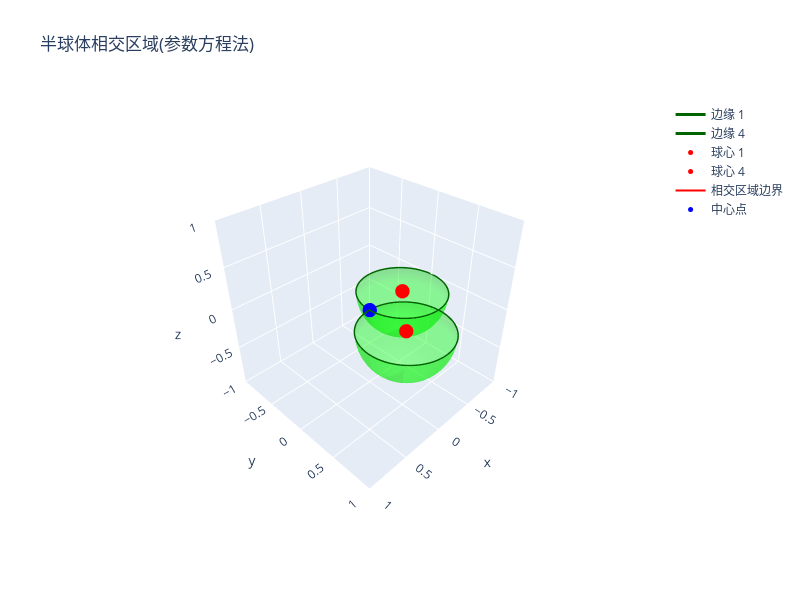

Notebook source saved alongside this figure:
### Code cell
import plotly.graph_objects as go
import numpy as np

# 参数设置
R = 0.5  # 球体半径
n = 12  # 半球体数量
transparency = 0.4  # 透明度


def n_points(N, R, theta_p=0):
    """生成正多边形顶点坐标"""
    return [
        [
            R * np.cos(i * 2 * np.pi / N + np.pi / 2 + theta_p),
            R * np.sin(i * 2 * np.pi / N + np.pi / 2 + theta_p),
        ]
        for i in range(N)
    ]


# 计算球心位置
centers = n_points(n, 0.5)  # 0.5是球心到原点的距离

# 计算内接圆半径
inner_radius = 2 * np.cos(np.pi / n)

# 生成参数方程的角度网格
theta = np.linspace(0, 2 * np.pi, 50)  # 方位角
phi = np.linspace(np.pi / 2, np.pi, 25)  # 极角(下半球)
theta_grid, phi_grid = np.meshgrid(theta, phi)

# 初始化列表
spheres = []
centers_plot = []
edges = []  # 存储边缘圆

for i in [0,3]:
    # 计算球心
    center = centers[i]

    # 使用参数方程直接生成半球体表面
    x = center[0] + R * np.sin(phi_grid) * np.cos(theta_grid)
    y = center[1] + R * np.sin(phi_grid) * np.sin(theta_grid)
    z = R * np.cos(phi_grid)

    # 计算到球心的距离（用于裁剪）
    r = np.sqrt((x - center[0]) ** 2 + (y - center[1]) ** 2)

    # 只保留在内接圆范围内的部分
    mask = r <= inner_radius

    # 创建半球体表面
    sphere = go.Surface(
        x=x * mask,
        y=y * mask,
        z=z * mask,
        colorscale=[[0, "lime"], [1, "lime"]],
        opacity=transparency,
        showscale=False,
    )
    spheres.append(sphere)

    # 添加边缘圆
    t = np.linspace(0, 2 * np.pi, 100)
    edge_x = center[0] + R * np.cos(t)
    edge_y = center[1] + R * np.sin(t)
    edge_z = np.zeros_like(t)
    edge = go.Scatter3d(
        x=edge_x,
        y=edge_y,
        z=edge_z,
        mode="lines",
        line=dict(color="darkgreen", width=3),
        name=f"边缘 {i+1}",
    )
    edges.append(edge)

    # 添加球心标记
    center_plot = go.Scatter3d(
        x=[center[0]],
        y=[center[1]],
        z=[0],
        mode="markers",
        marker=dict(size=5, color="red"),
        name=f"球心 {i+1}",
    )
    centers_plot.append(center_plot)

# 添加内接圆轮廓
t = np.linspace(0, 2 * np.pi, 100)
circle = go.Scatter3d(
    x=inner_radius * np.cos(t),
    y=inner_radius * np.sin(t),
    z=np.zeros_like(t),
    mode="lines",
    line=dict(color="red", width=2),
    name="相交区域边界",
)

# 添加中心点
center = go.Scatter3d(
    x=[0],
    y=[0],
    z=[0],
    mode="markers",
    marker=dict(size=5, color="blue"),
    name="中心点",
)

# 创建图形
fig = go.Figure(data=spheres + edges + centers_plot + [circle, center])

# 设置布局
fig.update_layout(
    scene=dict(
        xaxis=dict(range=[-R * 2, R * 2], nticks=5),
        yaxis=dict(range=[-R * 2, R * 2], nticks=5),
        zaxis=dict(range=[-R * 2, R * 2], nticks=5),
        aspectmode="manual",
        aspectratio=dict(x=1, y=1, z=1),
        camera=dict(eye=dict(x=1.5, y=1.5, z=1.5)),
    ),
    width=800,
    height=600,
    title="半球体相交区域(参数方程法)",
)

fig.show()
